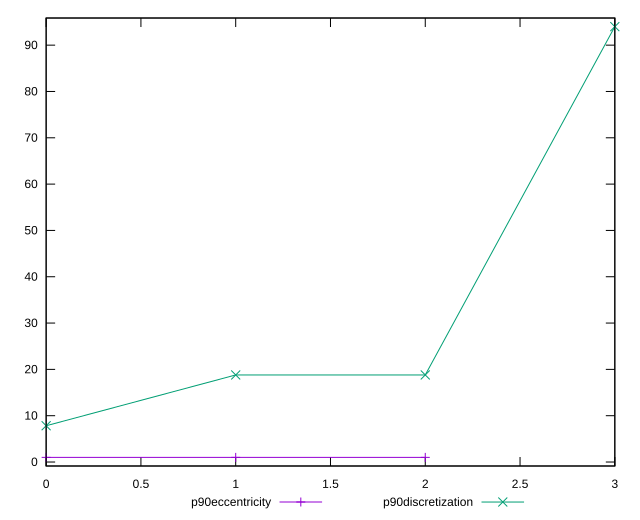

Write gnuplot code to recreate this figure.
reset

$p90Eccentricity <<EOF
0 1.0000000000000002
1 1.000000000000001
2 0.9999999999999997
EOF

$p90Discretization <<EOF
0 7.833333333333333
1 18.8
2 18.8
3 94
EOF

set key outside below
set xrange [0:3]
set yrange [-0.8600000000000004:95.86]
set trange [-0.8600000000000004:95.86]
set terminal svg size 640, 520 enhanced background rgb 'white'
set output "reports/report_00032_2021-02-25T10-28-15.087Z/uses-http2/progression/eccentricity.svg"

plot $p90Eccentricity title "p90eccentricity" with linespoints, \
     $p90Discretization title "p90discretization" with linespoints

reset
